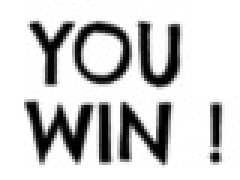
#> input picture image/win_resized.jpg, 80 x 60 px (shown 3 times larger)
$ jupyter execute bmp2bin.ipynb   (shell and % lines are left out)
#> lines starting #> are read from the running program, lines starting #| are printed output that depends on the picture
[cell 1]
from skimage import io
from skimage import transform

[cell 2]
img_win=io.imread('win_resized.jpg')
#> img_win is the input picture: shape (60, 80, 3); min 0, max 255, mean 205.8
io.imshow(img_win)

[cell 3]
img_lose=io.imread('lose_resized.jpg')
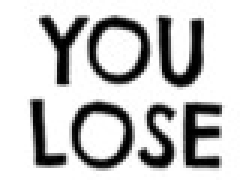
#> input picture image/lose_resized.jpg, 80 x 60 px (shown 3 times larger)
#> img_lose is the input picture: shape (60, 80, 3); min 0, max 255, mean 198.3
io.imshow(img_lose)

[cell 4]
img_tie=io.imread('tie_resized.jpg')
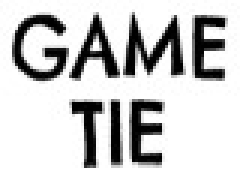
#> input picture image/tie_resized.jpg, 80 x 60 px (shown 3 times larger)
#> img_tie is the input picture: shape (60, 80, 3); min 0, max 255, mean 203.9
io.imshow(img_tie)

[cell 5]
img_win.shape
#> Out = (60, 80, 3)

[cell 6]
img_win[0][0]
#> Out = [255, 255, 255]

[cell 7]
win_red = []
win_green = []
win_blue = []
for i in range(img_win.shape[0]):
    for j in range(img_win.shape[1]):
        win_red.append(img_win[i][j][0])
        win_green.append(img_win[i][j][1])
        win_blue.append(img_win[i][j][2])
#> after the loop, win_blue = 4800 values, max 255 at index 0, min 0 at index 673, mean 205.8; win_green has the same summary as win_blue; win_red has the same summary as win_blue

[cell 8]
lose_red = []
lose_green = []
lose_blue = []
for i in range(img_lose.shape[0]):
    for j in range(img_lose.shape[1]):
        lose_red.append(img_lose[i][j][0])
        lose_green.append(img_lose[i][j][1])
        lose_blue.append(img_lose[i][j][2])
#> after the loop, lose_blue = 4800 values, max 255 at index 0, min 0 at index 575, mean 198.3; lose_green has the same summary as lose_blue; lose_red has the same summary as lose_blue

[cell 9]
tie_red = []
tie_green = []
tie_blue = []
for i in range(img_tie.shape[0]):
    for j in range(img_tie.shape[1]):
        tie_red.append(img_tie[i][j][0])
        tie_green.append(img_tie[i][j][1])
        tie_blue.append(img_tie[i][j][2])
#> after the loop, tie_blue = 4800 values, max 255 at index 1, min 0 at index 491, mean 203.9; tie_green has the same summary as tie_blue; tie_red has the same summary as tie_blue

[cell 10]
import pickle
rgb = []
rgb = win_red+win_green+win_blue+lose_red+lose_green+lose_blue+tie_red+tie_green+tie_blue
#> rgb = 43200 items
newFile = open("data.bin", "wb")
newFileByteArray = bytearray(rgb)
newFile.write(newFileByteArray)
#> Out = 43200
